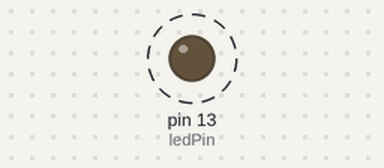
Simulated run of this sketch. Board: Arduino Uno, built with avr-gcc and run on an emulated ATmega328P. Parts: output pins drawn as LEDs (lit = HIGH). Dashed ring = blinking.

Above: at 0.6 s.
Timing chart, 0 to 5.5 s (numbered marks = the images above):
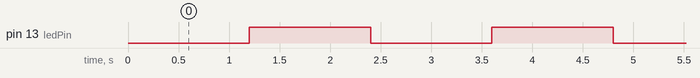

The sketch:

testSimpleTimer.ino
```cpp
#include <SimpleTimer.h>

SimpleTimer timer;
boolean currentLEDState;
int ledPin = 13;

void setup() {
  // put your setup code here, to run once:
  currentLEDState = false;
  pinMode(ledPin, OUTPUT);
  timer.setInterval(1200, blink);
}

void loop() {
  // put your main code here, to run repeatedly:
  timer.run();
}

void blink(){
  if(!currentLEDState) digitalWrite(ledPin, HIGH);
  else digitalWrite(ledPin, LOW);

  currentLEDState = !currentLEDState; //Invert this boolean
}
```

Measured:
- by itself, pin 13 (ledPin): alternates HIGH for 1.2 s and LOW for 1.2 s
